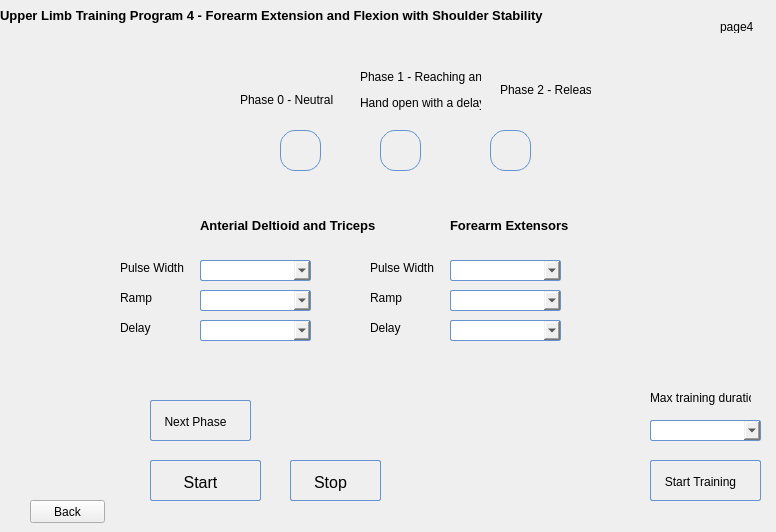
      <widget class="QWidget" name="page_4">
       <widget class="QLabel" name="label_4">
        <property name="geometry">
         <rect>
          <x>720</x>
          <y>20</y>
          <width>47</width>
          <height>13</height>
         </rect>
        </property>
        <property name="text">
         <string>page4</string>
        </property>
       </widget>
       <widget class="QPushButton" name="pushButton_back4">
        <property name="geometry">
         <rect>
          <x>30</x>
          <y>500</y>
          <width>75</width>
          <height>23</height>
         </rect>
        </property>
        <property name="text">
         <string>Back</string>
        </property>
       </widget>
       <widget class="QLabel" name="label_73">
        <property name="geometry">
         <rect>
          <x>120</x>
          <y>260</y>
          <width>71</width>
          <height>16</height>
         </rect>
        </property>
        <property name="text">
         <string>Pulse Width </string>
        </property>
       </widget>
       <widget class="QLabel" name="label_74">
        <property name="geometry">
         <rect>
          <x>650</x>
          <y>390</y>
          <width>101</width>
          <height>16</height>
         </rect>
        </property>
        <property name="text">
         <string>Max training duration</string>
        </property>
       </widget>
       <widget class="QLabel" name="label_75">
        <property name="geometry">
         <rect>
          <x>370</x>
          <y>260</y>
          <width>71</width>
          <height>16</height>
         </rect>
        </property>
        <property name="text">
         <string>Pulse Width </string>
        </property>
       </widget>
       <widget class="QComboBox" name="comboBox_32">
        <property name="geometry">
         <rect>
          <x>450</x>
          <y>320</y>
          <width>111</width>
          <height>21</height>
         </rect>
        </property>
        <property name="styleSheet">
         <string notr="true">QComboBox:hover{
        background: qlineargradient(x1 : 0, y1 : 0, x2 : 0, y2 :   1, stop :   0.0 #ffd9aa,
                stop :   0.5 #ffbb6e, stop :   0.55 #feae42, stop :   1.0 #fedb74);
}

QComboBox {
        border: 1px solid #6593cf;
        border-radius: 2px;
        padding: 5px 5px 2px 5px;
        background: qlineargradient(x1 : 0, y1 : 0, x2 : 0, y2 :   1, stop :   0.0 #f5f9ff,
                stop :   0.5 #c7dfff, stop :   0.55 #afd2ff, stop :   1.0 #c0dbff);
        color: #0000;
        font:  large &quot;Arial&quot;;
		font-size: 10px;
        height: 30px;
}



QComboBox:pressed {
        background: qlineargradient(x1 : 0, y1 : 0, x2 : 0, y2 :   1, stop :   0.0 #c0dbff,
        stop :   0.5 #cfd26f, stop :   0.55 #c7df6f, stop :   1.0 #f5f9ff);
        padding-top: 2px;
        padding-left: 3px;

}
QComboBox:on {
        background: qlineargradient(x1 : 0, y1 : 0, x2 : 0, y2 :   1, stop :   0.0 #5AA72D,
        stop :   0.5 #B3E296, stop :   0.55 #B3E296, stop :   1.0 #f5f9ff);
        padding-top: 2px;
        padding-left: 3px;
}

QComboBox:disabled {
        background: transparent #e5e9ee;
        padding-top: 2px;        
        padding-left: 3px;
        color: black;
}</string>
        </property>
       </widget>
       <widget class="QPushButton" name="btn1_16">
        <property name="geometry">
         <rect>
          <x>380</x>
          <y>130</y>
          <width>41</width>
          <height>41</height>
         </rect>
        </property>
        <property name="styleSheet">
         <string notr="true">QPushButton {
    border: 1px solid #6593cf;
    border-radius: 15px; /* Half of the button's height */
    padding: 5px;
    background: qlineargradient(x1 : 0, y1 : 0, x2 : 0, y2 : 1, 
        stop : 0.0 #f5f9ff, stop : 0.5 #c7dfff, stop : 0.55 #afd2ff, stop : 1.0 #c0dbff);
    color: #000000;
    font: large &quot;Arial&quot;;
    font-size: 16px;
    height: 30px;
    width: 30px; /* Equal to height for a round shape */
}
</string>
        </property>
        <property name="text">
         <string/>
        </property>
       </widget>
       <widget class="QLabel" name="label_76">
        <property name="geometry">
         <rect>
          <x>370</x>
          <y>290</y>
          <width>61</width>
          <height>16</height>
         </rect>
        </property>
        <property name="text">
         <string>Ramp</string>
        </property>
       </widget>
       <widget class="QLabel" name="label_77">
        <property name="geometry">
         <rect>
          <x>370</x>
          <y>320</y>
          <width>51</width>
          <height>16</height>
         </rect>
        </property>
        <property name="text">
         <string>Delay</string>
        </property>
       </widget>
       <widget class="QComboBox" name="comboBox_33">
        <property name="geometry">
         <rect>
          <x>200</x>
          <y>260</y>
          <width>111</width>
          <height>21</height>
         </rect>
        </property>
        <property name="styleSheet">
         <string notr="true">QComboBox:hover{
        background: qlineargradient(x1 : 0, y1 : 0, x2 : 0, y2 :   1, stop :   0.0 #ffd9aa,
                stop :   0.5 #ffbb6e, stop :   0.55 #feae42, stop :   1.0 #fedb74);
}

QComboBox {
        border: 1px solid #6593cf;
        border-radius: 2px;
        padding: 5px 5px 2px 5px;
        background: qlineargradient(x1 : 0, y1 : 0, x2 : 0, y2 :   1, stop :   0.0 #f5f9ff,
                stop :   0.5 #c7dfff, stop :   0.55 #afd2ff, stop :   1.0 #c0dbff);
        color: #0000;
        font:  large &quot;Arial&quot;;
		font-size: 10px;
        height: 30px;
}



QComboBox:pressed {
        background: qlineargradient(x1 : 0, y1 : 0, x2 : 0, y2 :   1, stop :   0.0 #c0dbff,
        stop :   0.5 #cfd26f, stop :   0.55 #c7df6f, stop :   1.0 #f5f9ff);
        padding-top: 2px;
        padding-left: 3px;

}
QComboBox:on {
        background: qlineargradient(x1 : 0, y1 : 0, x2 : 0, y2 :   1, stop :   0.0 #5AA72D,
        stop :   0.5 #B3E296, stop :   0.55 #B3E296, stop :   1.0 #f5f9ff);
        padding-top: 2px;
        padding-left: 3px;
}

QComboBox:disabled {
        background: transparent #e5e9ee;
        padding-top: 2px;        
        padding-left: 3px;
        color: black;
}</string>
        </property>
       </widget>
       <widget class="QPushButton" name="btn_nextPhase_5">
        <property name="geometry">
         <rect>
          <x>150</x>
          <y>400</y>
          <width>101</width>
          <height>41</height>
         </rect>
        </property>
        <property name="styleSheet">
         <string notr="true">QPushButton:hover{
        background: qlineargradient(x1 : 0, y1 : 0, x2 : 0, y2 :   1, stop :   0.0 #ffd9aa,
                stop :   0.5 #ffbb6e, stop :   0.55 #feae42, stop :   1.0 #fedb74);
}

QPushButton {
        border: 1px solid #6593cf;
        border-radius: 2px;
        padding: 5px 15px 2px 5px;
        background: qlineargradient(x1 : 0, y1 : 0, x2 : 0, y2 :   1, stop :   0.0 #f5f9ff,
                stop :   0.5 #c7dfff, stop :   0.55 #afd2ff, stop :   1.0 #c0dbff);
        color: #0000;
        font:  large &quot;Arial&quot;;
		font-size: 12px;
        height: 30px;
}




QPushButton:pressed {
        background: qlineargradient(x1 : 0, y1 : 0, x2 : 0, y2 :   1, stop :   0.0 #c0dbff,
        stop :   0.5 #cfd26f, stop :   0.55 #c7df6f, stop :   1.0 #f5f9ff);
        padding-top: 2px;
        padding-left: 3px;

}
QPushButton:on {
        background: qlineargradient(x1 : 0, y1 : 0, x2 : 0, y2 :   1, stop :   0.0 #5AA72D,
        stop :   0.5 #B3E296, stop :   0.55 #B3E296, stop :   1.0 #f5f9ff);
        padding-top: 2px;
        padding-left: 3px;
}

QPushButton:disabled {
        background: transparent #e5e9ee;
        padding-top: 2px;        
        padding-left: 3px;
        color: black;
}</string>
        </property>
        <property name="text">
         <string>Next Phase</string>
        </property>
       </widget>
       <widget class="QPushButton" name="btn1_17">
        <property name="geometry">
         <rect>
          <x>490</x>
          <y>130</y>
          <width>41</width>
          <height>41</height>
         </rect>
        </property>
        <property name="styleSheet">
         <string notr="true">QPushButton {
    border: 1px solid #6593cf;
    border-radius: 15px; /* Half of the button's height */
    padding: 5px;
    background: qlineargradient(x1 : 0, y1 : 0, x2 : 0, y2 : 1, 
        stop : 0.0 #f5f9ff, stop : 0.5 #c7dfff, stop : 0.55 #afd2ff, stop : 1.0 #c0dbff);
    color: #000000;
    font: large &quot;Arial&quot;;
    font-size: 16px;
    height: 30px;
    width: 30px; /* Equal to height for a round shape */
}
</string>
        </property>
        <property name="text">
         <string/>
        </property>
       </widget>
       <widget class="QLabel" name="label_78">
        <property name="geometry">
         <rect>
          <x>200</x>
          <y>210</y>
          <width>191</width>
          <height>31</height>
         </rect>
        </property>
        <property name="font">
         <font>
          <pointsize>10</pointsize>
          <weight>75</weight>
          <bold>true</bold>
         </font>
        </property>
        <property name="text">
         <string>Anterial Deltioid and Triceps </string>
        </property>
       </widget>
       <widget class="QComboBox" name="comboBox_34">
        <property name="geometry">
         <rect>
          <x>200</x>
          <y>320</y>
          <width>111</width>
          <height>21</height>
         </rect>
        </property>
        <property name="styleSheet">
         <string notr="true">QComboBox:hover{
        background: qlineargradient(x1 : 0, y1 : 0, x2 : 0, y2 :   1, stop :   0.0 #ffd9aa,
                stop :   0.5 #ffbb6e, stop :   0.55 #feae42, stop :   1.0 #fedb74);
}

QComboBox {
        border: 1px solid #6593cf;
        border-radius: 2px;
        padding: 5px 5px 2px 5px;
        background: qlineargradient(x1 : 0, y1 : 0, x2 : 0, y2 :   1, stop :   0.0 #f5f9ff,
                stop :   0.5 #c7dfff, stop :   0.55 #afd2ff, stop :   1.0 #c0dbff);
        color: #0000;
        font:  large &quot;Arial&quot;;
		font-size: 10px;
        height: 30px;
}



QComboBox:pressed {
        background: qlineargradient(x1 : 0, y1 : 0, x2 : 0, y2 :   1, stop :   0.0 #c0dbff,
        stop :   0.5 #cfd26f, stop :   0.55 #c7df6f, stop :   1.0 #f5f9ff);
        padding-top: 2px;
        padding-left: 3px;

}
QComboBox:on {
        background: qlineargradient(x1 : 0, y1 : 0, x2 : 0, y2 :   1, stop :   0.0 #5AA72D,
        stop :   0.5 #B3E296, stop :   0.55 #B3E296, stop :   1.0 #f5f9ff);
        padding-top: 2px;
        padding-left: 3px;
}

QComboBox:disabled {
        background: transparent #e5e9ee;
        padding-top: 2px;        
        padding-left: 3px;
        color: black;
}</string>
        </property>
       </widget>
       <widget class="QPushButton" name="pushButton_stimStart_5">
        <property name="geometry">
         <rect>
          <x>150</x>
          <y>460</y>
          <width>111</width>
          <height>41</height>
         </rect>
        </property>
        <property name="font">
         <font>
          <family>Arial</family>
          <pointsize>-1</pointsize>
          <weight>50</weight>
          <italic>false</italic>
          <bold>false</bold>
         </font>
        </property>
        <property name="styleSheet">
         <string notr="true">QPushButton:hover{
        background: qlineargradient(x1 : 0, y1 : 0, x2 : 0, y2 :   1, stop :   0.0 #ffd9aa,
                stop :   0.5 #ffbb6e, stop :   0.55 #feae42, stop :   1.0 #fedb74);
}

QPushButton {
        border: 1px solid #6593cf;
        border-radius: 2px;
        padding: 5px 15px 2px 5px;
        background: qlineargradient(x1 : 0, y1 : 0, x2 : 0, y2 :   1, stop :   0.0 #f5f9ff,
                stop :   0.5 #c7dfff, stop :   0.55 #afd2ff, stop :   1.0 #c0dbff);
        color: #0000;
        font:  large &quot;Arial&quot;;
		font-size: 16px;
        height: 30px;
}




QPushButton:pressed {
        background: qlineargradient(x1 : 0, y1 : 0, x2 : 0, y2 :   1, stop :   0.0 #c0dbff,
        stop :   0.5 #cfd26f, stop :   0.55 #c7df6f, stop :   1.0 #f5f9ff);
        padding-top: 2px;
        padding-left: 3px;

}
QPushButton:on {
        background: qlineargradient(x1 : 0, y1 : 0, x2 : 0, y2 :   1, stop :   0.0 #5AA72D,
        stop :   0.5 #B3E296, stop :   0.55 #B3E296, stop :   1.0 #f5f9ff);
        padding-top: 2px;
        padding-left: 3px;
}

QPushButton:disabled {
        background: transparent #e5e9ee;
        padding-top: 2px;        
        padding-left: 3px;
        color: black;
}</string>
        </property>
        <property name="text">
         <string>Start</string>
        </property>
        <property name="icon">
         <iconset resource="resources.qrc">
          <normaloff>:/resources/icons8-rfid-signal-100.png</normaloff>:/resources/icons8-rfid-signal-100.png</iconset>
        </property>
       </widget>
       <widget class="QComboBox" name="comboBox_35">
        <property name="geometry">
         <rect>
          <x>200</x>
          <y>290</y>
          <width>111</width>
          <height>21</height>
         </rect>
        </property>
        <property name="styleSheet">
         <string notr="true">QComboBox:hover{
        background: qlineargradient(x1 : 0, y1 : 0, x2 : 0, y2 :   1, stop :   0.0 #ffd9aa,
                stop :   0.5 #ffbb6e, stop :   0.55 #feae42, stop :   1.0 #fedb74);
}

QComboBox {
        border: 1px solid #6593cf;
        border-radius: 2px;
        padding: 5px 5px 2px 5px;
        background: qlineargradient(x1 : 0, y1 : 0, x2 : 0, y2 :   1, stop :   0.0 #f5f9ff,
                stop :   0.5 #c7dfff, stop :   0.55 #afd2ff, stop :   1.0 #c0dbff);
        color: #0000;
        font:  large &quot;Arial&quot;;
		font-size: 10px;
        height: 30px;
}



QComboBox:pressed {
        background: qlineargradient(x1 : 0, y1 : 0, x2 : 0, y2 :   1, stop :   0.0 #c0dbff,
        stop :   0.5 #cfd26f, stop :   0.55 #c7df6f, stop :   1.0 #f5f9ff);
        padding-top: 2px;
        padding-left: 3px;

}
QComboBox:on {
        background: qlineargradient(x1 : 0, y1 : 0, x2 : 0, y2 :   1, stop :   0.0 #5AA72D,
        stop :   0.5 #B3E296, stop :   0.55 #B3E296, stop :   1.0 #f5f9ff);
        padding-top: 2px;
        padding-left: 3px;
}

QComboBox:disabled {
        background: transparent #e5e9ee;
        padding-top: 2px;        
        padding-left: 3px;
        color: black;
}</string>
        </property>
       </widget>
       <widget class="QLabel" name="label_79">
        <property name="geometry">
         <rect>
          <x>240</x>
          <y>90</y>
          <width>101</width>
          <height>20</height>
         </rect>
        </property>
        <property name="text">
         <string>Phase 0 - Neutral</string>
        </property>
       </widget>
       <widget class="QLabel" name="label_80">
        <property name="geometry">
         <rect>
          <x>120</x>
          <y>320</y>
          <width>51</width>
          <height>16</height>
         </rect>
        </property>
        <property name="text">
         <string>Delay</string>
        </property>
       </widget>
       <widget class="QPushButton" name="btn1_18">
        <property name="geometry">
         <rect>
          <x>280</x>
          <y>130</y>
          <width>41</width>
          <height>41</height>
         </rect>
        </property>
        <property name="styleSheet">
         <string notr="true">QPushButton {
    border: 1px solid #6593cf;
    border-radius: 15px; /* Half of the button's height */
    padding: 5px;
    background: qlineargradient(x1 : 0, y1 : 0, x2 : 0, y2 : 1, 
        stop : 0.0 #f5f9ff, stop : 0.5 #c7dfff, stop : 0.55 #afd2ff, stop : 1.0 #c0dbff);
    color: #000000;
    font: large &quot;Arial&quot;;
    font-size: 16px;
    height: 30px;
    width: 30px; /* Equal to height for a round shape */
}
</string>
        </property>
        <property name="text">
         <string/>
        </property>
       </widget>
       <widget class="QLabel" name="label_81">
        <property name="geometry">
         <rect>
          <x>0</x>
          <y>0</y>
          <width>601</width>
          <height>31</height>
         </rect>
        </property>
        <property name="font">
         <font>
          <pointsize>10</pointsize>
          <weight>75</weight>
          <bold>true</bold>
         </font>
        </property>
        <property name="text">
         <string>Upper Limb Training Program 4 - Forearm Extension and Flexion with Shoulder Stability</string>
        </property>
       </widget>
       <widget class="QPushButton" name="pushButton_keyGrip_5">
        <property name="geometry">
         <rect>
          <x>650</x>
          <y>460</y>
          <width>111</width>
          <height>41</height>
         </rect>
        </property>
        <property name="font">
         <font>
          <family>Arial</family>
          <pointsize>-1</pointsize>
          <weight>50</weight>
          <italic>false</italic>
          <bold>false</bold>
         </font>
        </property>
        <property name="styleSheet">
         <string notr="true">QPushButton:hover{
        background: qlineargradient(x1 : 0, y1 : 0, x2 : 0, y2 :   1, stop :   0.0 #ffd9aa,
                stop :   0.5 #ffbb6e, stop :   0.55 #feae42, stop :   1.0 #fedb74);
}

QPushButton {
        border: 1px solid #6593cf;
        border-radius: 2px;
        padding: 5px 15px 2px 5px;
        background: qlineargradient(x1 : 0, y1 : 0, x2 : 0, y2 :   1, stop :   0.0 #f5f9ff,
                stop :   0.5 #c7dfff, stop :   0.55 #afd2ff, stop :   1.0 #c0dbff);
        color: #0000;
        font:  large &quot;Arial&quot;;
		font-size: 12px;
        height: 30px;
}




QPushButton:pressed {
        background: qlineargradient(x1 : 0, y1 : 0, x2 : 0, y2 :   1, stop :   0.0 #c0dbff,
        stop :   0.5 #cfd26f, stop :   0.55 #c7df6f, stop :   1.0 #f5f9ff);
        padding-top: 2px;
        padding-left: 3px;

}
QPushButton:on {
        background: qlineargradient(x1 : 0, y1 : 0, x2 : 0, y2 :   1, stop :   0.0 #5AA72D,
        stop :   0.5 #B3E296, stop :   0.55 #B3E296, stop :   1.0 #f5f9ff);
        padding-top: 2px;
        padding-left: 3px;
}

QPushButton:disabled {
        background: transparent #e5e9ee;
        padding-top: 2px;        
        padding-left: 3px;
        color: black;
}</string>
        </property>
        <property name="text">
         <string>Start Training</string>
        </property>
       </widget>
       <widget class="QLabel" name="label_82">
        <property name="geometry">
         <rect>
          <x>500</x>
          <y>70</y>
          <width>91</width>
          <height>41</height>
         </rect>
        </property>
        <property name="text">
         <string>&lt;html&gt;&lt;head/&gt;&lt;body&gt;&lt;p&gt;Phase 2 - Release&lt;/p&gt;&lt;/body&gt;&lt;/html&gt;</string>
        </property>
       </widget>
       <widget class="QPushButton" name="pushButton_stimStop_5">
        <property name="geometry">
         <rect>
          <x>290</x>
          <y>460</y>
          <width>91</width>
          <height>41</height>
         </rect>
        </property>
        <property name="styleSheet">
         <string notr="true">QPushButton:hover{
        background: qlineargradient(x1 : 0, y1 : 0, x2 : 0, y2 :   1, stop :   0.0 #ffd9aa,
                stop :   0.5 #ffbb6e, stop :   0.55 #feae42, stop :   1.0 #fedb74);
}

QPushButton {
        border: 1px solid #6593cf;
        border-radius: 2px;
        padding: 5px 15px 2px 5px;
        background: qlineargradient(x1 : 0, y1 : 0, x2 : 0, y2 :   1, stop :   0.0 #f5f9ff,
                stop :   0.5 #c7dfff, stop :   0.55 #afd2ff, stop :   1.0 #c0dbff);
        color: #0000;
        font:  large &quot;Arial&quot;;
		font-size: 16px;
        height: 30px;
}




QPushButton:pressed {
        background: qlineargradient(x1 : 0, y1 : 0, x2 : 0, y2 :   1, stop :   0.0 #c0dbff,
        stop :   0.5 #cfd26f, stop :   0.55 #c7df6f, stop :   1.0 #f5f9ff);
        padding-top: 2px;
        padding-left: 3px;

}
QPushButton:on {
        background: qlineargradient(x1 : 0, y1 : 0, x2 : 0, y2 :   1, stop :   0.0 #5AA72D,
        stop :   0.5 #B3E296, stop :   0.55 #B3E296, stop :   1.0 #f5f9ff);
        padding-top: 2px;
        padding-left: 3px;
}

QPushButton:disabled {
        background: transparent #e5e9ee;
        padding-top: 2px;        
        padding-left: 3px;
        color: black;
}</string>
        </property>
        <property name="text">
         <string>Stop</string>
        </property>
       </widget>
       <widget class="QLabel" name="label_83">
        <property name="geometry">
         <rect>
          <x>450</x>
          <y>210</y>
          <width>191</width>
          <height>31</height>
         </rect>
        </property>
        <property name="font">
         <font>
          <pointsize>10</pointsize>
          <weight>75</weight>
          <bold>true</bold>
         </font>
        </property>
        <property name="text">
         <string>Forearm Extensors</string>
        </property>
       </widget>
       <widget class="QComboBox" name="comboBox_36">
        <property name="geometry">
         <rect>
          <x>650</x>
          <y>420</y>
          <width>111</width>
          <height>21</height>
         </rect>
        </property>
        <property name="styleSheet">
         <string notr="true">QComboBox:hover{
        background: qlineargradient(x1 : 0, y1 : 0, x2 : 0, y2 :   1, stop :   0.0 #ffd9aa,
                stop :   0.5 #ffbb6e, stop :   0.55 #feae42, stop :   1.0 #fedb74);
}

QComboBox {
        border: 1px solid #6593cf;
        border-radius: 2px;
        padding: 5px 5px 2px 5px;
        background: qlineargradient(x1 : 0, y1 : 0, x2 : 0, y2 :   1, stop :   0.0 #f5f9ff,
                stop :   0.5 #c7dfff, stop :   0.55 #afd2ff, stop :   1.0 #c0dbff);
        color: #0000;
        font:  large &quot;Arial&quot;;
		font-size: 10px;
        height: 30px;
}



QComboBox:pressed {
        background: qlineargradient(x1 : 0, y1 : 0, x2 : 0, y2 :   1, stop :   0.0 #c0dbff,
        stop :   0.5 #cfd26f, stop :   0.55 #c7df6f, stop :   1.0 #f5f9ff);
        padding-top: 2px;
        padding-left: 3px;

}
QComboBox:on {
        background: qlineargradient(x1 : 0, y1 : 0, x2 : 0, y2 :   1, stop :   0.0 #5AA72D,
        stop :   0.5 #B3E296, stop :   0.55 #B3E296, stop :   1.0 #f5f9ff);
        padding-top: 2px;
        padding-left: 3px;
}

QComboBox:disabled {
        background: transparent #e5e9ee;
        padding-top: 2px;        
        padding-left: 3px;
        color: black;
}</string>
        </property>
       </widget>
       <widget class="QLabel" name="label_84">
        <property name="geometry">
         <rect>
          <x>120</x>
          <y>290</y>
          <width>61</width>
          <height>16</height>
         </rect>
        </property>
        <property name="text">
         <string>Ramp</string>
        </property>
       </widget>
       <widget class="QComboBox" name="comboBox_37">
        <property name="geometry">
         <rect>
          <x>450</x>
          <y>260</y>
          <width>111</width>
          <height>21</height>
         </rect>
        </property>
        <property name="styleSheet">
         <string notr="true">QComboBox:hover{
        background: qlineargradient(x1 : 0, y1 : 0, x2 : 0, y2 :   1, stop :   0.0 #ffd9aa,
                stop :   0.5 #ffbb6e, stop :   0.55 #feae42, stop :   1.0 #fedb74);
}

QComboBox {
        border: 1px solid #6593cf;
        border-radius: 2px;
        padding: 5px 5px 2px 5px;
        background: qlineargradient(x1 : 0, y1 : 0, x2 : 0, y2 :   1, stop :   0.0 #f5f9ff,
                stop :   0.5 #c7dfff, stop :   0.55 #afd2ff, stop :   1.0 #c0dbff);
        color: #0000;
        font:  large &quot;Arial&quot;;
		font-size: 10px;
        height: 30px;
}



QComboBox:pressed {
        background: qlineargradient(x1 : 0, y1 : 0, x2 : 0, y2 :   1, stop :   0.0 #c0dbff,
        stop :   0.5 #cfd26f, stop :   0.55 #c7df6f, stop :   1.0 #f5f9ff);
        padding-top: 2px;
        padding-left: 3px;

}
QComboBox:on {
        background: qlineargradient(x1 : 0, y1 : 0, x2 : 0, y2 :   1, stop :   0.0 #5AA72D,
        stop :   0.5 #B3E296, stop :   0.55 #B3E296, stop :   1.0 #f5f9ff);
        padding-top: 2px;
        padding-left: 3px;
}

QComboBox:disabled {
        background: transparent #e5e9ee;
        padding-top: 2px;        
        padding-left: 3px;
        color: black;
}</string>
        </property>
       </widget>
       <widget class="QLabel" name="label_85">
        <property name="geometry">
         <rect>
          <x>360</x>
          <y>70</y>
          <width>121</width>
          <height>41</height>
         </rect>
        </property>
        <property name="text">
         <string>&lt;html&gt;&lt;head/&gt;&lt;body&gt;&lt;p&gt;Phase 1 - Reaching and &lt;/p&gt;&lt;p&gt;Hand open with a delay&lt;/p&gt;&lt;/body&gt;&lt;/html&gt;</string>
        </property>
       </widget>
       <widget class="QComboBox" name="comboBox_38">
        <property name="geometry">
         <rect>
          <x>450</x>
          <y>290</y>
          <width>111</width>
          <height>21</height>
         </rect>
        </property>
        <property name="styleSheet">
         <string notr="true">QComboBox:hover{
        background: qlineargradient(x1 : 0, y1 : 0, x2 : 0, y2 :   1, stop :   0.0 #ffd9aa,
                stop :   0.5 #ffbb6e, stop :   0.55 #feae42, stop :   1.0 #fedb74);
}

QComboBox {
        border: 1px solid #6593cf;
        border-radius: 2px;
        padding: 5px 5px 2px 5px;
        background: qlineargradient(x1 : 0, y1 : 0, x2 : 0, y2 :   1, stop :   0.0 #f5f9ff,
                stop :   0.5 #c7dfff, stop :   0.55 #afd2ff, stop :   1.0 #c0dbff);
        color: #0000;
        font:  large &quot;Arial&quot;;
		font-size: 10px;
        height: 30px;
}



QComboBox:pressed {
        background: qlineargradient(x1 : 0, y1 : 0, x2 : 0, y2 :   1, stop :   0.0 #c0dbff,
        stop :   0.5 #cfd26f, stop :   0.55 #c7df6f, stop :   1.0 #f5f9ff);
        padding-top: 2px;
        padding-left: 3px;

}
QComboBox:on {
        background: qlineargradient(x1 : 0, y1 : 0, x2 : 0, y2 :   1, stop :   0.0 #5AA72D,
        stop :   0.5 #B3E296, stop :   0.55 #B3E296, stop :   1.0 #f5f9ff);
        padding-top: 2px;
        padding-left: 3px;
}

QComboBox:disabled {
        background: transparent #e5e9ee;
        padding-top: 2px;        
        padding-left: 3px;
        color: black;
}</string>
        </property>
       </widget>
      </widget>
